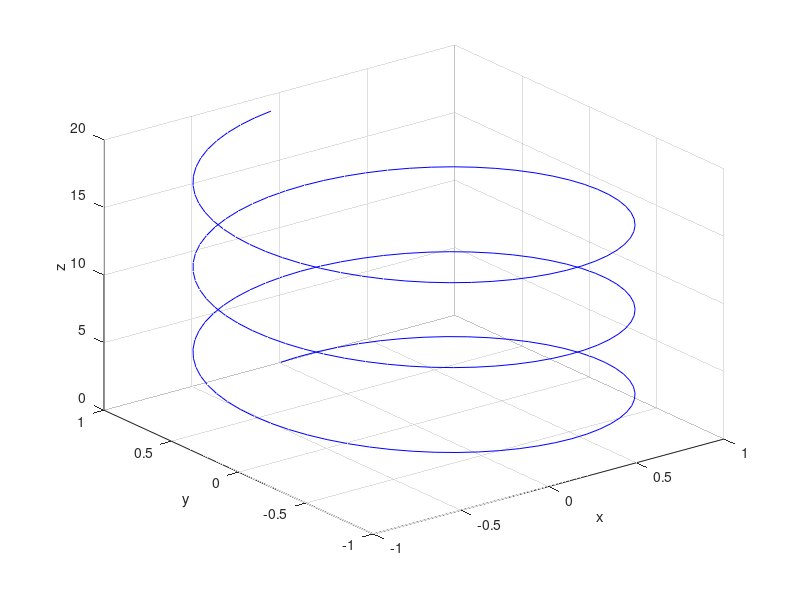

Write the MATLAB code that produced this figure.


%RONALDO RAFAEL ARIAS PARADA-1151674
t=0:0.1:6*pi;% se crea un vector de valores x que van de 0 a 2π.
x=sin(t);%calcule el seno de estos valores.
y=cos(t);%calcule el coseno de estos valores.
z=t;%se asigna a z t.
plot3(x,y,z,'b')%representar graficamente.
grid on% agrega las líneas de cuadrículas aparecen en las marcas de graduación.
xlabel('x'); ylabel('y'); zlabel('z')%se le agregan las etiquetas a los ejes.